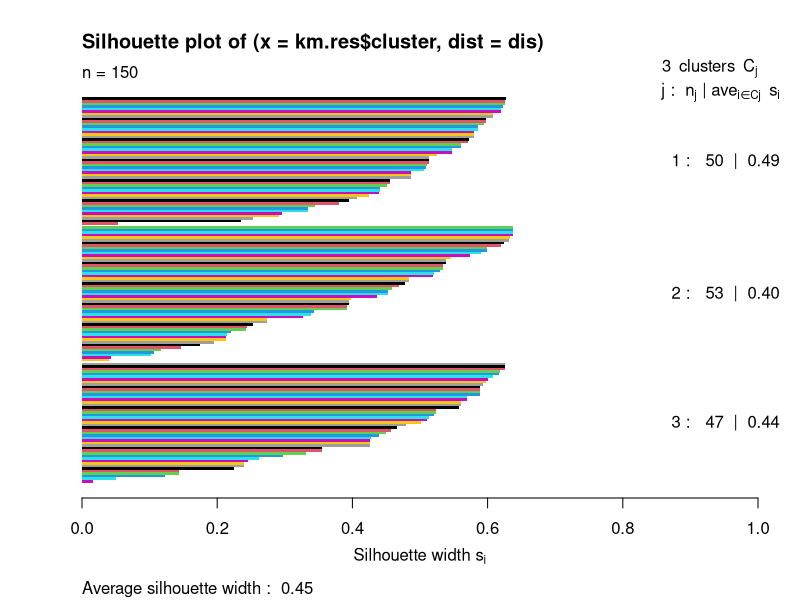

Generate this figure with R:
iris_data<-iris[,1:2]

library(cluster)
km.res<-kmeans(iris_data,3)

dis<-daisy(iris_data)
sc<-silhouette(km.res$cluster, dis)
plot(sc,col=1:8,border=NA)